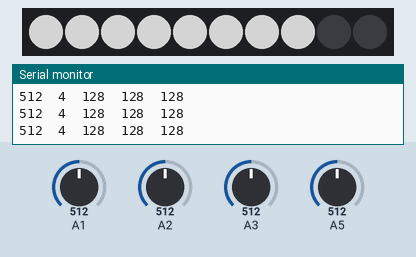
This sketch was run on a simulated Arduino Uno, built with avr-gcc and run on an emulated ATmega328P. Shown: 10 RGB LEDs in strip order, left to right, the last lines printed to the serial monitor. Inputs (shaded band) come from the test bench; at power-on: A1 = 512, A2 = 512, A3 = 512, A5 = 512. Dim RGB values are drawn brighter than linear.

Above: at 1.2 s.
1.3 s: A1 set to 306
At 1.9 s:
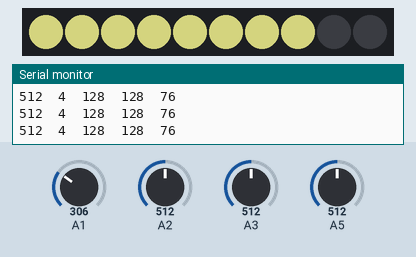
2.8 s: A2 set to 306
At 4.0 s:
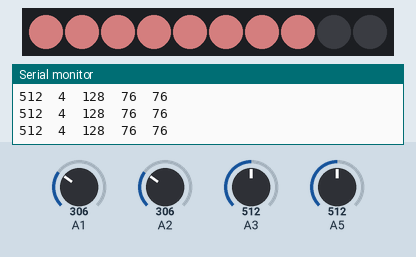
4.3 s: A3 set to 30
At 5.4 s:
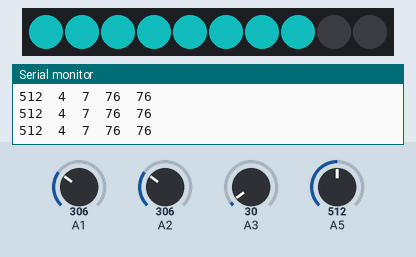
5.8 s: A1 set to 716
At 6.5 s:
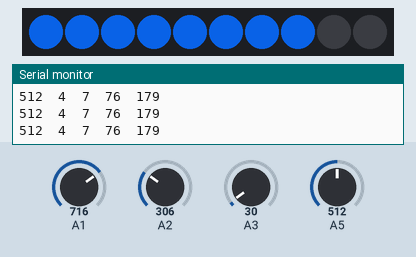
7.3 s: A2 set to 992
At 8.5 s:
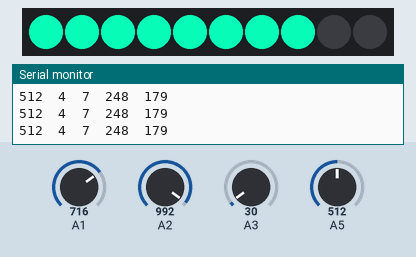
8.8 s: A1 set to 30
At 9.9 s:
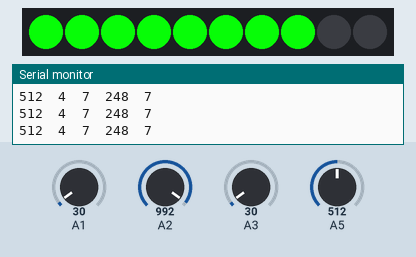
Timing chart, 0 to 11.3 s (numbered marks = the images above; inputs shaded):
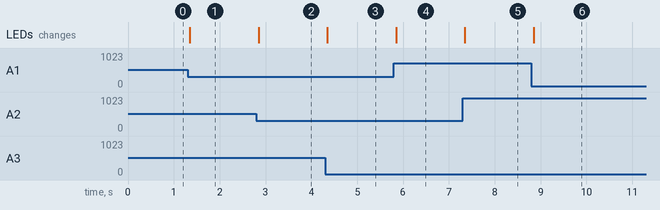

The sketch:

Neopixel_tower_climb_strip.ino
```cpp
#include <Adafruit_NeoPixel.h>
#ifdef __AVR__
#include <avr/power.h>
#endif


#define PIN            6


#define NUMPIXELS      10

Adafruit_NeoPixel pixels = Adafruit_NeoPixel(NUMPIXELS, PIN, NEO_GRB + NEO_KHZ800);
int x;
int y;
int z;
int r;
int g;
int b;
void setup() {
  Serial.begin(9600);
  pixels.begin(); // This initializes the NeoPixel library.
}

void loop() {
  r = analogRead(3) / 4;
  g = analogRead(2) / 4;
  b = analogRead(1) / 4;
  x = analogRead(5);
  y = x / 126;
  Serial.print(x);
  Serial.print("\t");
  Serial.print(y);
  Serial.print("\t");
  Serial.print(r);
  Serial.print("\t");
  Serial.print(g);
  Serial.print("\t");
  Serial.println(b);

  for (z = 0; z < 8; z++) {

      pixels.setPixelColor(z, pixels.Color(r, g, b));

  }


  pixels.show();
  delay(50);

}
//pixels.setPixelColor(7, pixels.Color(0, 255, 0));
```

Measured:
- after the input at 1.3 s, the LEDs: change after 0.05 s (image 1)
- after the input at 2.8 s, the LEDs: change after 0.05 s (image 2)
- after the input at 4.3 s, the LEDs: change after 0.05 s (image 3)
- after the input at 5.8 s, the LEDs: change after 0.05 s (image 4)
- after the input at 7.3 s, the LEDs: change after 0.05 s (image 5)
- after the input at 8.8 s, the LEDs: change after 0.05 s (image 6)
